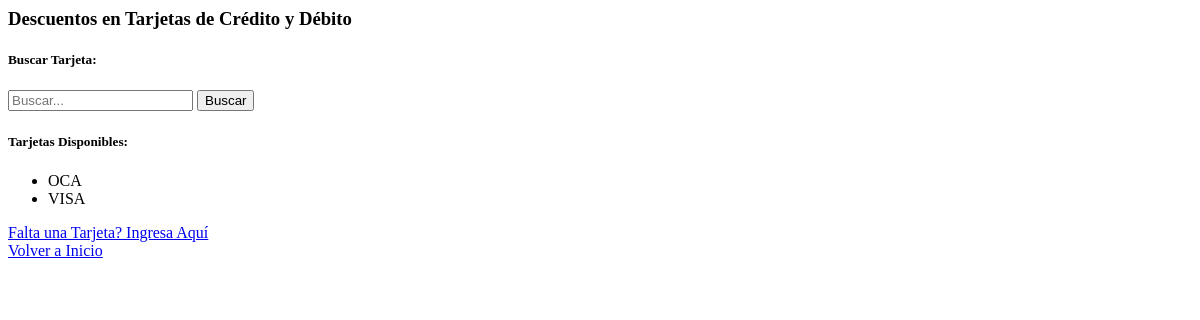
The page /tarjetas/ on the database as committed earlier.
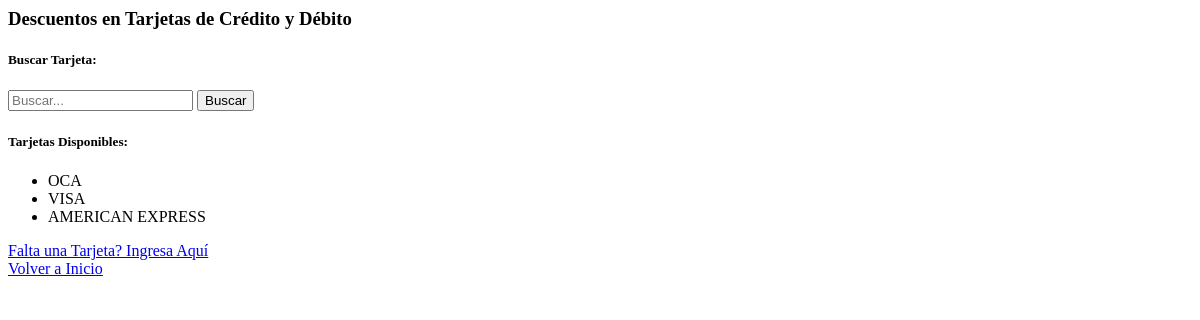
The same page on the database as committed later.
### tarjetas/models.py (models this page shows, shortened)
class Tarjetas(models.Model):
    DEBITO = 'débito'
    CREDITO = 'crédito'
    TIPO_CHOICES = [
        (DEBITO, 'Débito'),
        (CREDITO, 'Crédito'),
    ]
    nombre = models.CharField(max_length=25)
    tipo = models.CharField(max_length=25, choices=TIPO_CHOICES, null=True)
    class Meta:
        verbose_name = "Tarjeta"
        verbose_name_plural = "Tarjetas"

### tarjetas/views.py (the view)
# urls.py: path("", views.home, name="home"),
def home(request):
    consulta = request.GET.get("consulta")
    if consulta:
        tarjetas = Tarjetas.objects.filter(nombre__icontains=consulta)
    else:
        tarjetas = Tarjetas.objects.all()
    return render(request, "tarjetas/index.html", {"tarjetas": tarjetas})

### tarjetas/templates/tarjetas/index.html
{% block contenido %}
    <div class="container my-5">
        <h3 class="pb-3 border-bottom">Descuentos en Tarjetas de Crédito y Débito</h3>
        <div class="row">
            <div class="col-md-6">
                <h5>Buscar Tarjeta:</h5>
                <form action="{% url 'tarjetas:home' %}" method="get" class="mb-3">
                    <div class="input-group">
                        <input type="text" name="consulta" class="form-control" placeholder="Buscar...">
                        <button type="submit" class="btn btn-primary">Buscar</button>
                    </div>
                </form>
                <h5>Tarjetas Disponibles:</h5>
                <ul class="list-group mb-3">
                    {% for tarjeta in tarjetas %}
                        <li class="list-group-item">{{ tarjeta.nombre }}</li>
                    {% endfor %}
                </ul>
            </div>
            <div class="col-md-6">
                <div class="d-grid gap-2 mb-3">
                    <a class="btn btn-primary"
                       href="{% url 'tarjetas:tarjetas_create' %}"
                       role="button">Falta una Tarjeta? Ingresa Aquí</a>
                </div>
                <div class="d-grid gap-2">
                    <a class="btn btn-secondary"
                       href="{% url 'core:home' %}"
                       role="button">Volver a Inicio</a>
                </div>
            </div>
        </div>
    </div>
{% endblock contenido %}

Rows that differ between the two databases and show on the page:
added Tarjetas: nombre "AMERICAN EXPRESS"
